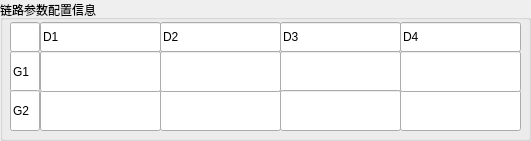
   <widget class="QGroupBox" name="groupBox_6">
    <property name="geometry">
     <rect>
      <x>790</x>
      <y>820</y>
      <width>531</width>
      <height>141</height>
     </rect>
    </property>
    <property name="title">
     <string>链路参数配置信息</string>
    </property>
    <widget class="QLineEdit" name="lineEdit_D4G2_2">
     <property name="geometry">
      <rect>
       <x>400</x>
       <y>90</y>
       <width>121</width>
       <height>41</height>
      </rect>
     </property>
     <property name="styleSheet">
      <string notr="true">font: 14pt &quot;黑体&quot;;</string>
     </property>
    </widget>
    <widget class="QLineEdit" name="lineEdit_D2G2_2">
     <property name="geometry">
      <rect>
       <x>160</x>
       <y>90</y>
       <width>121</width>
       <height>41</height>
      </rect>
     </property>
     <property name="styleSheet">
      <string notr="true">font: 14pt &quot;黑体&quot;;</string>
     </property>
    </widget>
    <widget class="QLineEdit" name="lineEdit_G1_2">
     <property name="geometry">
      <rect>
       <x>10</x>
       <y>51</y>
       <width>30</width>
       <height>41</height>
      </rect>
     </property>
     <property name="styleSheet">
      <string notr="true">font: 14pt &quot;黑体&quot;;</string>
     </property>
     <property name="text">
      <string>G1</string>
     </property>
    </widget>
    <widget class="QLineEdit" name="lineEdit_2">
     <property name="geometry">
      <rect>
       <x>10</x>
       <y>22</y>
       <width>30</width>
       <height>30</height>
      </rect>
     </property>
    </widget>
    <widget class="QLineEdit" name="lineEdit_D4G1_2">
     <property name="geometry">
      <rect>
       <x>400</x>
       <y>51</y>
       <width>121</width>
       <height>41</height>
      </rect>
     </property>
     <property name="styleSheet">
      <string notr="true">font: 14pt &quot;黑体&quot;;</string>
     </property>
    </widget>
    <widget class="QLineEdit" name="lineEdit_D3G1_2">
     <property name="geometry">
      <rect>
       <x>280</x>
       <y>51</y>
       <width>121</width>
       <height>41</height>
      </rect>
     </property>
     <property name="styleSheet">
      <string notr="true">font: 14pt &quot;黑体&quot;;</string>
     </property>
    </widget>
    <widget class="QLineEdit" name="lineEdit_D2G1_2">
     <property name="geometry">
      <rect>
       <x>160</x>
       <y>51</y>
       <width>121</width>
       <height>41</height>
      </rect>
     </property>
     <property name="font">
      <font>
       <family>黑体</family>
       <pointsize>14</pointsize>
       <weight>50</weight>
       <italic>false</italic>
       <bold>false</bold>
      </font>
     </property>
     <property name="styleSheet">
      <string notr="true">font: 14pt &quot;黑体&quot;;</string>
     </property>
    </widget>
    <widget class="QLineEdit" name="lineEdit_D1G2_2">
     <property name="geometry">
      <rect>
       <x>40</x>
       <y>90</y>
       <width>121</width>
       <height>41</height>
      </rect>
     </property>
     <property name="styleSheet">
      <string notr="true">font: 14pt &quot;黑体&quot;;</string>
     </property>
    </widget>
    <widget class="QLineEdit" name="lineEdit_S3_2">
     <property name="geometry">
      <rect>
       <x>280</x>
       <y>22</y>
       <width>121</width>
       <height>30</height>
      </rect>
     </property>
     <property name="styleSheet">
      <string notr="true">font: 14pt &quot;黑体&quot;;</string>
     </property>
     <property name="text">
      <string>D3</string>
     </property>
    </widget>
    <widget class="QLineEdit" name="lineEdit_D3G2_2">
     <property name="geometry">
      <rect>
       <x>280</x>
       <y>90</y>
       <width>121</width>
       <height>41</height>
      </rect>
     </property>
     <property name="styleSheet">
      <string notr="true">font: 14pt &quot;黑体&quot;;</string>
     </property>
    </widget>
    <widget class="QLineEdit" name="lineEdit_G2_2">
     <property name="geometry">
      <rect>
       <x>10</x>
       <y>90</y>
       <width>30</width>
       <height>41</height>
      </rect>
     </property>
     <property name="styleSheet">
      <string notr="true">font: 14pt &quot;黑体&quot;;</string>
     </property>
     <property name="text">
      <string>G2</string>
     </property>
    </widget>
    <widget class="QLineEdit" name="lineEdit_S1_2">
     <property name="geometry">
      <rect>
       <x>40</x>
       <y>22</y>
       <width>121</width>
       <height>30</height>
      </rect>
     </property>
     <property name="styleSheet">
      <string notr="true">font: 14pt &quot;黑体&quot;;</string>
     </property>
     <property name="text">
      <string>D1</string>
     </property>
    </widget>
    <widget class="QLineEdit" name="lineEdit_S2_2">
     <property name="geometry">
      <rect>
       <x>160</x>
       <y>22</y>
       <width>121</width>
       <height>30</height>
      </rect>
     </property>
     <property name="styleSheet">
      <string notr="true">font: 14pt &quot;黑体&quot;;</string>
     </property>
     <property name="text">
      <string>D2</string>
     </property>
    </widget>
    <widget class="QLineEdit" name="lineEdit_S4_2">
     <property name="geometry">
      <rect>
       <x>400</x>
       <y>22</y>
       <width>121</width>
       <height>30</height>
      </rect>
     </property>
     <property name="styleSheet">
      <string notr="true">font: 14pt &quot;黑体&quot;;</string>
     </property>
     <property name="text">
      <string>D4</string>
     </property>
    </widget>
    <widget class="QLineEdit" name="lineEdit_D1G1_2">
     <property name="geometry">
      <rect>
       <x>40</x>
       <y>51</y>
       <width>121</width>
       <height>41</height>
      </rect>
     </property>
     <property name="font">
      <font>
       <family>黑体</family>
       <pointsize>14</pointsize>
       <weight>50</weight>
       <italic>false</italic>
       <bold>false</bold>
      </font>
     </property>
     <property name="styleSheet">
      <string notr="true">font: 14pt &quot;黑体&quot;;</string>
     </property>
    </widget>
   </widget>
